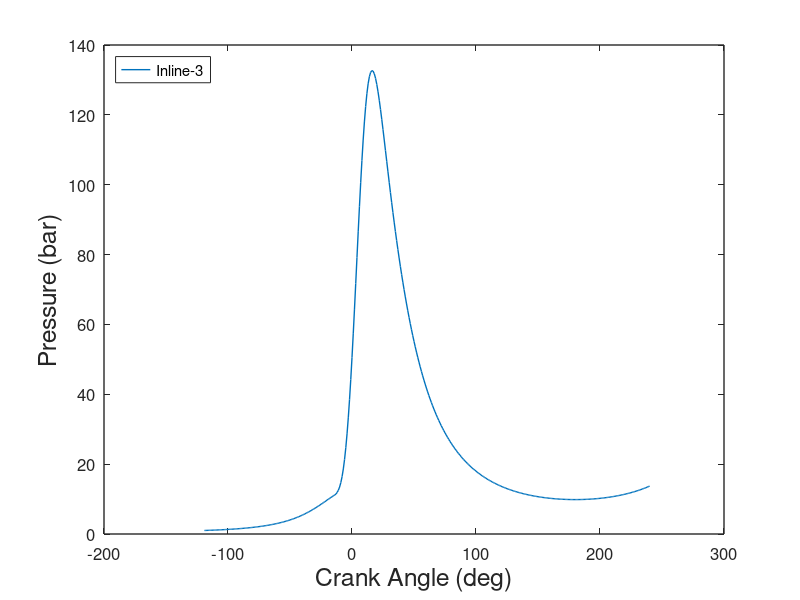
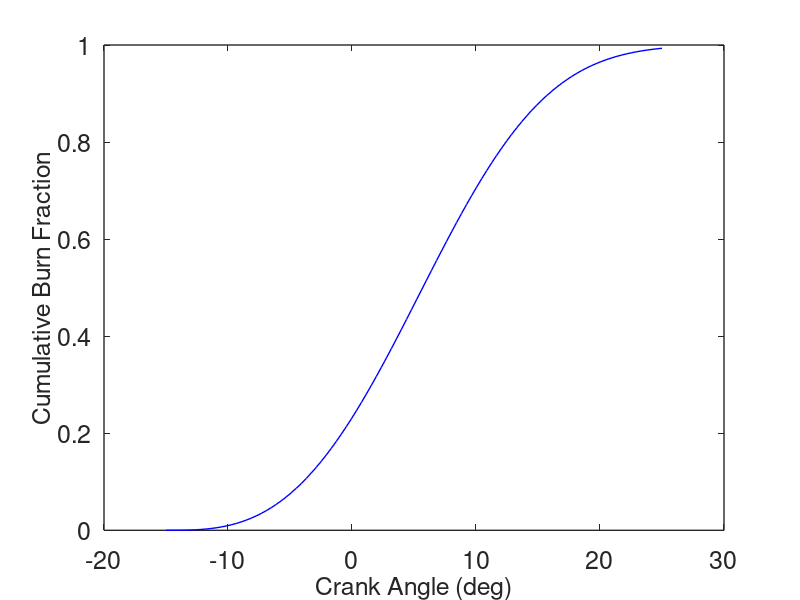
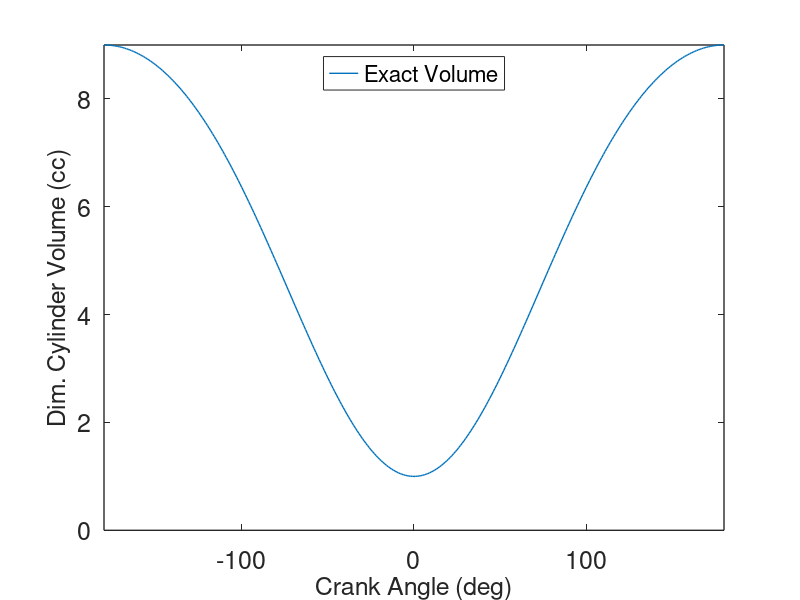
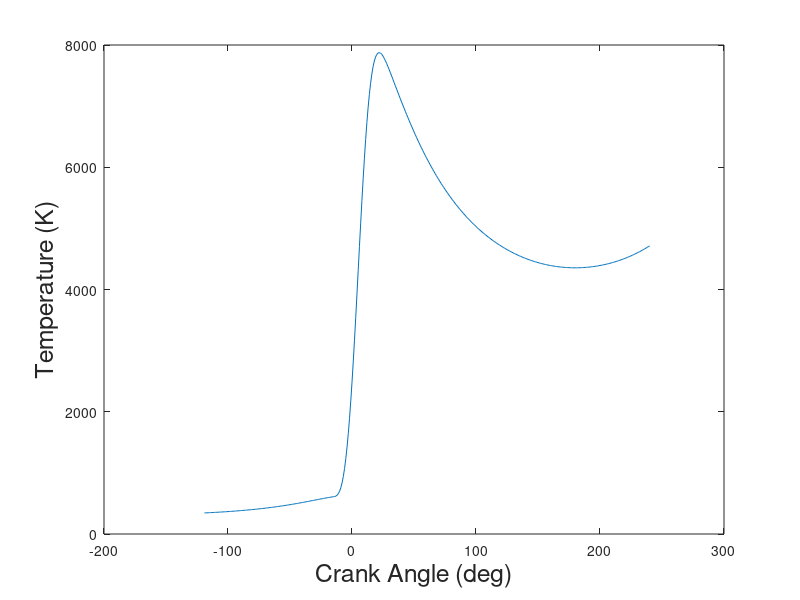

These charts were generated, in order, by the following MATLAB code:
function [ ]=CrankAngleCalcs( )
% r = 9; % compression ratio
% s = 8.89; % stroke (cm)
% len= 13.335; %connecting rod length (cm)
% ep=s/(2*len);
% theta=-180:1:180; %crankangle theta vector
% ys1=(1-cosd(theta))/2; %approx y/s
% ys2= ys1+ (1-(1- ep^2*sind(theta).^2).^(1/2))/(2*ep); %exact y/s
% vol1 = 1+(r-1)*ys1; %approx volume
% vol2= 1+(r-1)*ys2; % exact volume
% %plot results
% figure(3)
% plot(theta,vol1,'--',theta,vol2,'-','linewidth',2);
% set(gca,'Xlim',[-180 180],'Ylim',[0 r],'fontsize',18,'linewidth',2);
% xlabel('Crank Angle (deg)','fontsize', 18);
% ylabel('Dim. Cylinder Volume','fontsize', 18);
% legend('Approx. Volume', 'Exact Volume','Location', 'North');

%% Pressure as a function of crank angle
% Gas cycle heat release code
% engine parameters
%clear();
thetas=-15; % start of heat release (deg)
thetad=40; % duration of heat release (deg)
r=9; %compression ratio
gamma= 1.31509; %gas const
b=.085725; %bore (m)
s=.0889; %stroke (m)
Vd=(pi/4)*(b^2)*s;
V1=Vd/(1-(1/r));
q= 4.8756/(148.249*V1); % dimensionless total heat release Qin/P1V1
a= 5; %weibe parameter a
n= 3; %weibe exponent n
step=1; % crankangle interval for calculation/plot
NN=360/step; % number of data points

% initialize the results data structure
save.theta=zeros(NN,1); % crankangle
save.vol=zeros(NN,1); % volume
save.press=zeros(NN,1); % pressure
save.work=zeros(NN,1); % work
pinit(1) = 1; %initial dimensionless pressure P/P1

j=1;
theta = -120; %initial crankangle
thetae = theta + step; %final crankangle in step
fy(1) = pinit(j); % assign initial pressure to working vector
fy(2) =0.; % reset work vector
% for loop for pressure and work calculation
for i=1:NN
    [fy, vol] = integrate(theta,thetae,fy);
    % reset to next interval
    theta = thetae;
    thetae = theta+step;
    % copy results to output vectors
    save.theta(i)=theta;
    save.vol(i)=vol;
    save.press(i,j)=fy(1);
    save.work(i,j)=fy(2);
end %end of pressure and work iteration loop
[pmax1, id_max1] = max(save.press(:,1)); %max pressure
thmax1=save.theta(id_max1);%crank angle
w1=save.work(NN,1);
eta1= w1/q; % thermal efficiency
imep1 = eta1*q*(r/(r -1)); %imep
eta_rat1 = eta1/(1-r^(1-gamma));
% output overall results
fprintf(' Inline-3 \n');
fprintf(' Theta_start %5.2f \n', thetas(1,1));
fprintf(' Theta_dur %5.2f \n', thetad(1,1));
fprintf(' P_max/P_1 %5.2f \n', pmax1);
fprintf(' Theta_max %7.1f \n',thmax1);
fprintf(' Net Work/P1V1 %7.2f \n', w1);
fprintf(' Efficiency %5.3f \n', eta1);
fprintf(' Eff. Ratio %5.3f \n', eta_rat1);
fprintf(' Imep/P1 %5.2f \n', imep1);

%plot results
figure(1)
plot(save.theta,save.press(:,1),'-','linewidth',1 )
set(gca, 'fontsize', 12,'linewidth',1);
legend('Inline-3', 'Location','NorthWest')
xlabel('Crank Angle (deg)','fontsize', 18)
ylabel('Pressure (bar)','fontsize', 18)
print -deps2 heatrelpressure

% figure(2);
% plot(save.theta,save.work(:,1),'-','linewidth',1)
% set(gca, 'fontsize', 12,'linewidth',1);
% legend('Inline-3','Location','NorthWest')
% xlabel('Theta (deg)','fontsize', 18)
% ylabel('Work','fontsize', 18)

    function[fy,vol] = integrate(theta,thetae,fy)
        %ode23 integration of the pressure differential equation
        %from theta to thetae with current values of fy as initial conditions
        [tt, yy] = ode23(@rates, [theta thetae], fy);
        for k=1:2
            fy(k) = yy(length(tt),k); %put last element of yy into fy vector
        end
        %pressure differential equation
        function [yprime] = rates(theta,fy)
            vol=(1.+ (r -1)/2.*(1-cosd(theta)))/r;
            dvol=(r - 1)/2.*sind(theta)/r*pi/180.; %dvol/dtheta
            dx=0.; %set heat release to zero
            if(theta > thetas) % then heat release dx > 0
                dum1=(theta -thetas)/thetad;
                x=1.- exp(-(a*dum1^n));
                dx=(1-x)*a*n*dum1^(n-1)/thetad; %dx/dthetha
            end
            term1= -gamma*fy(1)*dvol/vol;
            term2= (gamma-1)*q*dx/vol;
            yprime(1,1)= term1 + term2;
            yprime(2,1)= fy(1)*dvol;
        end %end of function rates
    end %end of function integrate2

%% Burn Fraction
theta=linspace(thetas,thetas+thetad,100); %crankangle theta vector
dum=(theta-thetas)/thetad; % theta diference vector
temp=-a*dum.^n;
xb=1.-exp(temp); %burn fraction
dxb=n*a*(1-xb).*dum.^(n-1); %element by element vector multiplication
%plot results
figure ()
plot(theta,xb,'b','linewidth',1);
set(gca, 'fontsize', 18,'linewidth',1);
xlabel('Crank Angle (deg)','fontsize', 18);
ylabel('Cumulative Burn Fraction','fontsize', 18);
figure();
plot(theta,dxb,'b','linewidth',1);
set(gca, 'fontsize', 18,'linewidth',1);
xlabel('Crank Angle (deg)','fontsize', 18);
ylabel('Burn Rate (1/deg)','fontsize', 18);

%% Cylinder Volume
len= 13.35; %connecting rod length (cm)
ep=(s*100)/(2*len); %epsilon
theta=-180:1:180; %crankangle theta vector
ys1=(1-cosd(theta))/2; %approx y/s
ys2= ys1+ (1-(1- ep^2*sind(theta).^2).^(1/2))/(2*ep); %exact y/s
vol2= 1+(r-1)*ys2; % exact volume
%plot results
plot(theta,vol2,'-','linewidth',1);
set(gca,'Xlim',[-180 180],'Ylim',[0 r],'fontsize',18,'linewidth',1);
xlabel('Crank Angle (deg)','fontsize', 18);
ylabel('Dim. Cylinder Volume (cc)','fontsize', 18);
legend('Exact Volume','Location', 'North');

%% Temperature
cv=0.718;
T=((save.press*100).*save.vol)/(cv*(gamma-1));

figure()
plot(save.theta,T)
xlabel('Crank Angle (deg)','fontsize', 18);
ylabel('Temperature (K)','fontsize',18)

%% Instantaneous piston speed/mean piston speed
crankrad=4.445; %crank radius (cm) 4.445
len=13.335;
R=len/crankrad %ratio of connecting rod length to the crank radius
sp_msp=(pi/2)*sin(theta)*(1+((cos(theta)/sqrt((R.^2)-(sin(theta).^2))))); %instantaneoud piston speed/mean piston speed as a function of crank angle as per Heywood p.45

figure()
plot(theta,sp_msp)
set(gca,'Xlim',[0 180],'fontsize',18,'linewidth',1);
xlabel('Crank Angle (deg)','fontsize', 18);

end % heat_release_weibe2
